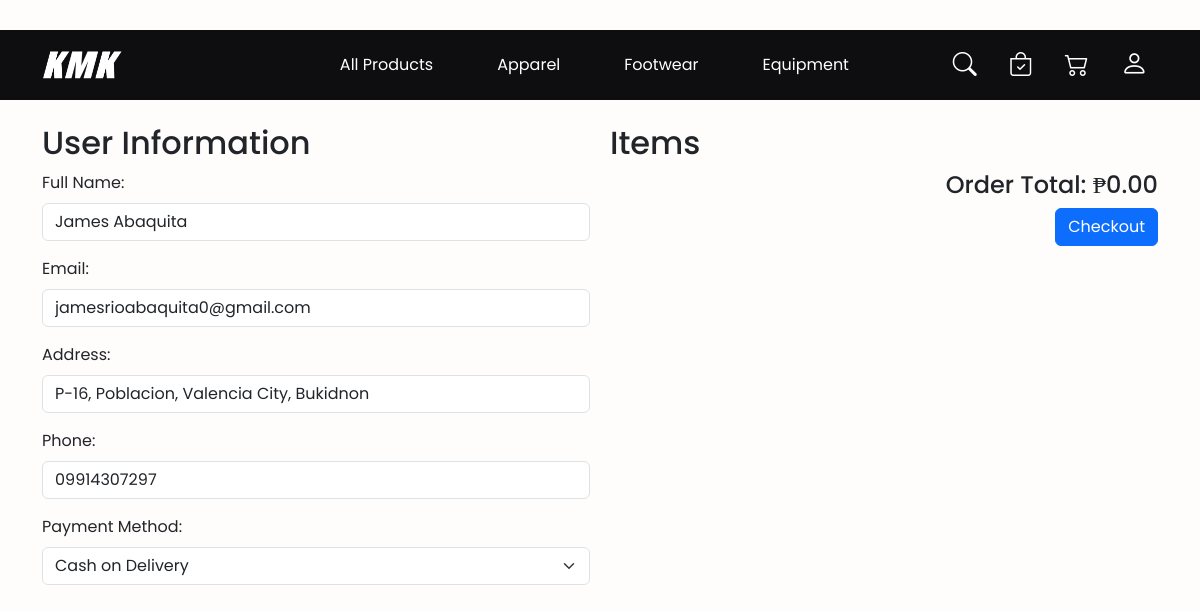
The page /user/checkout.php (signed in) on the database its author committed.
### tables this page shows
CREATE TABLE `user_table` (
  `userID` int(11) NOT NULL,
  `userFullname` varchar(255) NOT NULL,
  `userName` varchar(255) NOT NULL,
  `userEmail` varchar(255) NOT NULL,
  `userPassword` varchar(255) NOT NULL,
  `userAddress` varchar(255) NOT NULL,
  `mobileNo` varchar(20) NOT NULL,
  `created_at` timestamp NOT NULL DEFAULT current_timestamp(),
  `modified_at` timestamp NOT NULL DEFAULT current_timestamp() ON UPDATE current_timestamp()
);

### user/checkout.php (the view, shortened to what this page needs)
<?php
include '../database/config.php';
function getDisplayName() {
    if (isset($_SESSION["loggedin"]) && $_SESSION["loggedin"] === true && isset($_SESSION["userFullname"])) {
        return htmlspecialchars($_SESSION["userFullname"]);
    } else {
        return "Login";
    }
}
function getProfileLink() {
    return isset($_SESSION["loggedin"]) && $_SESSION["loggedin"] === true ? "userProfile.php" : "login.php";
}
function redirectLink(){
return isset($_SESSION["loggedin"]) && $_SESSION["loggedin"] === true ? "userLoggedIn.php" : "../Landingpage.php";
}
$userFullname = $userEmail = $userAddress = $userPhone = '';
if (isset($_SESSION['id'])) {
    $userID = $_SESSION['id'];
    $userInfoQuery = "SELECT userFullname, userEmail, userAddress, mobileNo FROM user_table WHERE userID = $userID";
    $userInfoResult = mysqli_query($conn, $userInfoQuery);
    if ($userInfoResult && mysqli_num_rows($userInfoResult) > 0) {
        $userInfo = mysqli_fetch_assoc($userInfoResult);
        $userFullname = $userInfo['userFullname'];
        $userEmail = $userInfo['userEmail'];
        $userAddress = $userInfo['userAddress'];
        $userPhone = $userInfo['mobileNo'];
    }
}
?>
<!DOCTYPE html>
<html lang="en">
<head>
    <link rel="stylesheet" href="https://cdn.jsdelivr.net/npm/@mdi/font@7.4.47/css/materialdesignicons.min.css">
    <link rel="stylesheet" href="https://cdn.jsdelivr.net/npm/bootstrap-icons@1.11.3/font/bootstrap-icons.min.css">
    <link rel="stylesheet" href="../bootstrap/css/bootstrap.min.css">
    <link rel="stylesheet" href="../styles/checkout.css">
</head>
<body>
<header>
    <div class="top-container">
    </div>
    <nav class="navbar navbar-expand-lg mb-4">
        <div class="container-fluid">
            <a class="navbar-brand me-auto" href="<?php echo redirectLink(); ?>"><img class="logoHolder"src="../images/Logo-small.png" alt="Logo"></a>
                <div class="offcanvas offcanvas-end" tabindex="-1" id="offcanvasNavbar" aria-labelledby="offcanvasNavbarLabel">
                    <div class="offcanvas-body">
                        <ul class="navbar-nav justify-content-center flex-grow-1 pe-3 my-auto mx-auto">
                            <li class="nav-item">
                                <a class="nav-link mx-lg-4" href=""></a>
                            </li>
                            <li class="nav-item">
                                <a class="nav-link mx-lg-4" href=""></a>
                            </li>
                            <li class="nav-item">
                                <a class="nav-link mx-lg-4" href="Allproduct.php">All Products</a>
                            </li>
                            <li class="nav-item">
                                <a class="nav-link mx-lg-4" href="Apparel.php">Apparel</a>
                            </li>
                            <li class="nav-item">
                                <a class="nav-link mx-lg-4" href="Footwear.php">Footwear</a>
                            </li>
                            <li class="nav-item">
                                <a class="nav-link mx-lg-4" href="Equipment.php">Equipment</a>
                            </li>
                        </ul>
                        <div class="d-flex justify-content-center align-items-center gap-3 my-auto mx-auto">
                            <a class="nav-link mx-lg-2" href="" data-bs-toggle="tooltip" data-bs-placement="bottom" title="Search"><i class="bi bi-search"></i></a>
                            <a class="nav-link mx-lg-2" href="myOrders.php" data-bs-toggle="tooltip" data-bs-placement="bottom" title="My Orders"><i class="bi bi-bag-check"></i></a>
                            <a class="nav-link mx-lg-2" href="myCart.php" data-bs-toggle="tooltip" data-bs-placement="bottom" title="My Cart"><i class="bi bi-cart2"></i></a>
                            <a class="nav-link mx-lg-2" href="<?php echo getProfileLink(); ?>" data-bs-toggle="tooltip"       data-bs-placement="bottom" title="<?php echo getDisplayName(); ?>">
                              <i class="bi bi-person"></i>
                            </a>
                        </div>
                    </div>
                </div>
            </div>
        </nav>
    </header>
    <div class="container">
    <div class="user-input">
        <h2>User Information</h2>
        <form action="checkout.php" method="post">
                <div class="mb-3">
                    <label for="fullname" class="form-label">Full Name:</label>
                    <input type="text" class="form-control" id="fullname" name="fullname" value="<?php echo $userFullname; ?>" required>
                </div>
                <div class="mb-3">
                    <label for="email" class="form-label">Email:</label>
                    <input type="email" class="form-control" id="email" name="email" value="<?php echo $userEmail; ?>" required>
                </div>
                <div class="mb-3">
                    <label for="address" class="form-label">Address:</label>
                    <input type="text" class="form-control" id="address" name="address" value="<?php echo $userAddress; ?>" required>
                </div>
                <div class="mb-3">
                    <label for="phone" class="form-label">Phone:</label>
                    <input type="tel" class="form-control" id="phone" name="phone" value="<?php echo $userPhone; ?>" required>
                </div>
                <div class="mb-3">
                    <label for="paymentMethod" class="form-label">Payment Method:</label>
                    <select id="paymentMethod" class="form-select" name="paymentMethod" required>
                        <option value="cod">Cash on Delivery</option>
                    </select>
                </div>
    </div>
    <div class="items">
        <h2>Items</h2>
        <?php
        if (isset($_SESSION['id'])) {
            $total = 0;
            echo '<div style="text-align: right;"><strong><h4>Order Total: ₱' . number_format($total, 2) . '</h4></strong></div>';
        } else {
            echo "<p>Login to see your cart items.</p>";
        }
        ?>
            <div style="text-align: right;">
                <button class="btn btn-primary" type="submit">Checkout</button>
            </div>
    </div>
</div>
</body>
</html>

### styles/checkout.css (style rules this page uses)
* { margin: 0; padding: 0; font-family: 'Poppins'; }
nav { background-color: #0e0e10; }
body { background-color: #fffcfc; font-family: 'Poppins'; animation: transitionIn 1s; }
.top-container { height: 30px; width: 100%; }
.navbar-brand { margin-left: 20px; }
.navbar-nav { margin-right: 20px; }
.nav-link { color: white; }
.logoHolder { height: auto; width: 100px; }
i { font-size: 1.5rem; }
.offcanvas-body { display: flex; align-items: center; justify-content: space-between; line-height: 2; }
a { text-decoration: none; color: #0e0e10; }
.container { display: flex; justify-content: space-between; align-items: flex-start; margin-top: 20px; }
.user-input { flex: 1; margin-right: 20px; }
.items { flex: 1; }
.bi-person { font-size: 1.7rem; vertical-align: middle; }

### rows shown on the page
user_table: fullname "James Abaquita", email "jamesrioabaquita0@gmail.com", address "P-16, Poblacion, Valencia City, Bukidnon", phone "09914307297"

### other values the page prints
$total "0.00"
